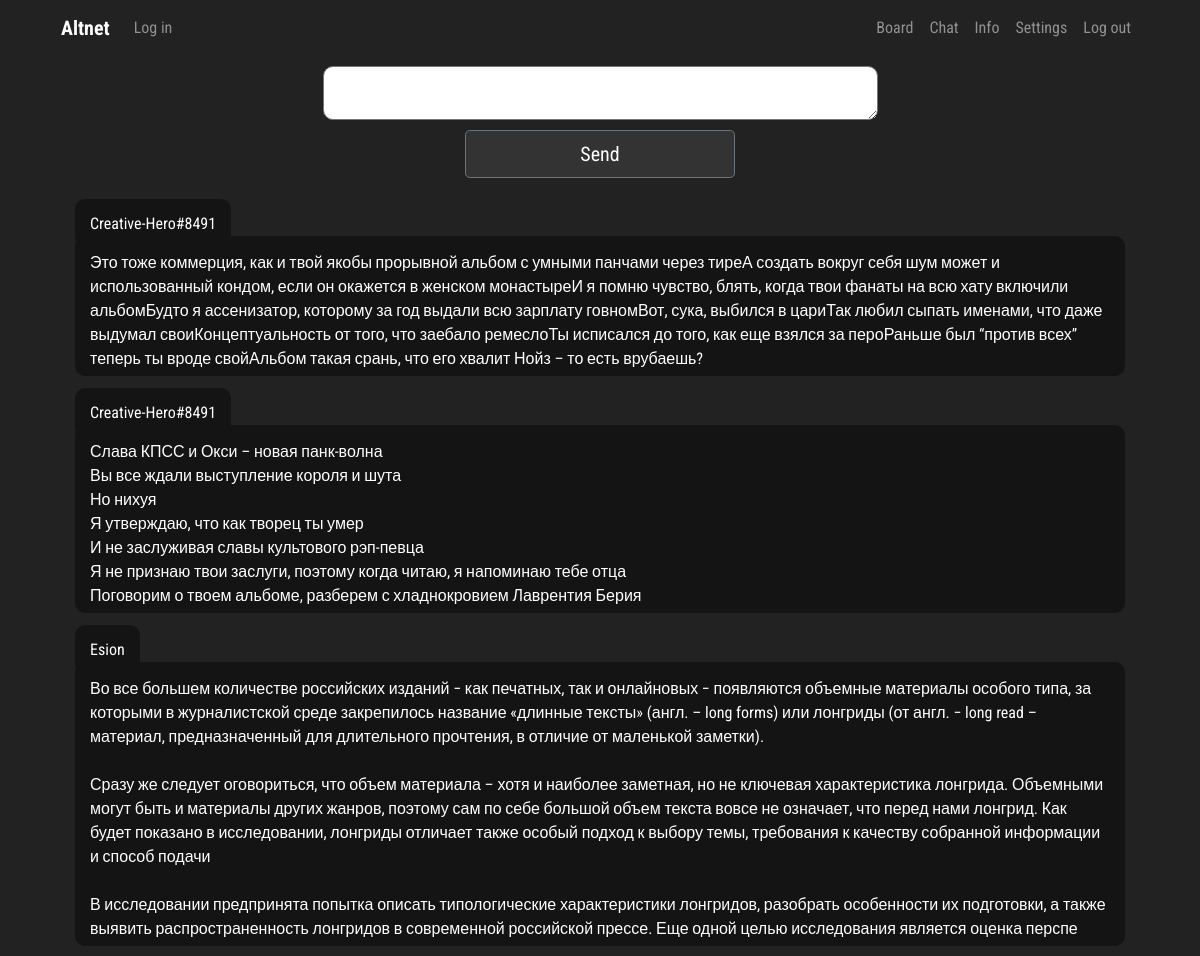
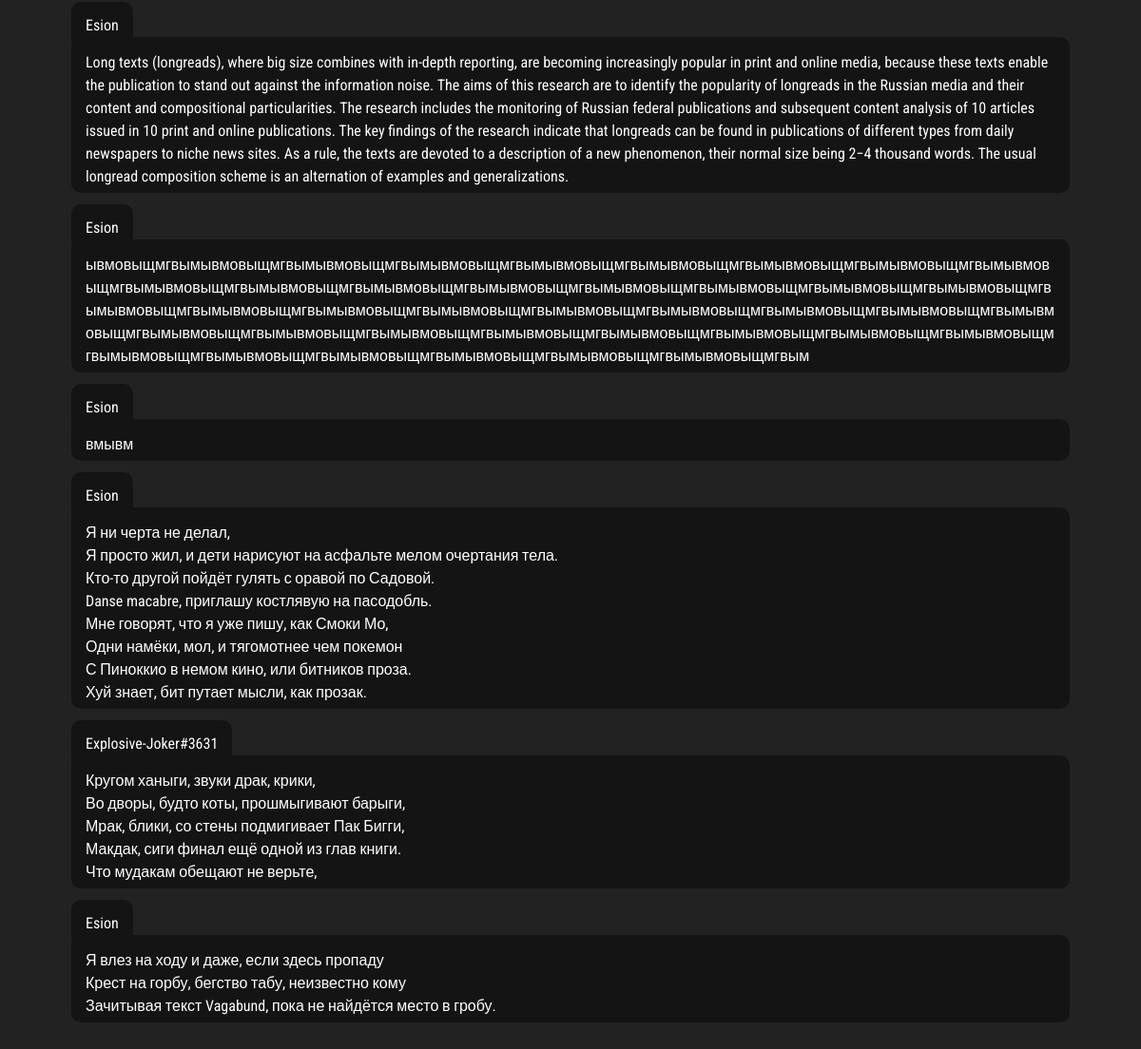
Screenshot of /chat/6/ with the database file from the repository (2 pictures, top to bottom).
### chat/models.py (models this page shows, shortened)
class Message(models.Model):
    message_author = models.CharField('Message author', max_length=150, blank=False, null=False)
    message_room = models.ForeignKey(Room, on_delete=models.CASCADE)
    message_text = models.TextField(blank=False, null=False, max_length=1000)
    message_media = models.ImageField(upload_to=user_chat_directory_path, blank=True, null=True)
    pub_date = models.DateTimeField('Date published', auto_now=True)

### chat/views.py (the view, shortened to what this page needs)
# urls.py: path('<str:room_id>/', views.room, name='room'),
def room(request, room_id):
    chat_form = SendMessage()
    room_info = Room.objects.get(id=room_id)
    try:
        is_banned = Ban.objects.get(username=request.user.username, room=room_info)
        if is_banned:
            raise BadRequest('You are banned')
    except ObjectDoesNotExist:
        pass
    room_visitors = Pool.objects.filter(room_name=room_info)
    template = loader.get_template('room.html')
    if request.user.is_authenticated:
        username = request.user.username
        loc_option = Hikka.objects.get(user=request.user.id).language_code
        authorised = True
    else:
        username = anonymous_validator(request)
        loc_option = 0
        authorised = False
    messages = Message.objects.filter(message_room__id=room_id).order_by('-pub_date')
    short_msg = [i.message_text.strip(':') for i in messages]
    print(short_msg)
    room_name = room_info.name
    context = {
        'visitors': room_visitors,
        'is_hidden': room_info.is_hidden,
        'media_autoplay': room_info.is_autoplay,
        'media_tolerance': room_info.is_media_tolerant,
        'change_language_code_form': EditLangCode(),
        'edit_description_form': EditDescription(),
        'edit_name_form': EditName(),
        'loc': loc_resolver('room'),
        'lang': loc_option,
        'room_name': room_name,
        'messages': messages,
        'chat_form': chat_form,
        'username': username,
        'room_id': room_id,
        'authorised': authorised,
        'room_description': room_info.description,
        'short': short_msg,
    }
    return HttpResponse(template.render(context, request))

### chat/forms.py
class EditLangCode(forms.ModelForm):
    language_code = forms.CharField(label='Edit Language Code', max_length=10)
    class Meta:
        model = Room
        fields = ['language_code',]

class EditDescription(forms.ModelForm):
    description = forms.CharField(label='Room description', max_length=200)
    class Meta:
        model = Room
        fields = ['description',]

### board/templatetags/loc_extra.py (called while the page is built)
@register.filter
def return_item(l, i):
    try:
        return l[i]
    except:
        return None

### board/views.py (called while the page is built)
def random_name():
    noun = ['Apple', 'Grape', 'Hero', 'Nickel', 'Zinc', 'Rock', 'Paper', 'Joker', 'Beat', 'Aug', 'Runner', 'Miracle']
    adjective = ['Shitty', 'Slippy', 'Explosive', 'Luminous', 'Advanced', 'Creative', 'Burning', 'Sweaty', 'Leet',
                 'Apex', 'Funny', 'Raging']
    tag = ['1', '2', '3', '4', '5', '6', '7', '8', '9', '0']
    randomized_tag = choices(tag, k=4)
    return ''.join(adjective[randint(0, len(adjective)-1)]) + '-' + ''.join(noun[randint(0, len(noun)-1)]) + '#' + \
           ''.join(randomized_tag)

def anonymous_validator(request):
    name = random_name()
    if 'Anonymous-Name' in request.session:
        for key, value in request.session.items():
            print('{} => {}'.format(key, value))
        return request.session['Anonymous-Name']
    else:
        request.session['Anonymous-Name'] = name
        for key, value in request.session.items():
            print('{} => {}'.format(key, value))
        return name

### scripts/localisation.py (called while the page is built, shortened)
def loc_resolver(specific):
    load = {}
    if specific == 'home':
        load['me'] = loc.Me
        load['UI'] = loc.UI
        load['errors'] = loc.Errors
        load['headers'] = loc.Headers
    elif specific == 'account':
        load['profile'] = loc.Profile
        load['errors'] = loc.Errors
        load['headers'] = loc.Headers
        load['UI'] = loc.UI
    elif specific == 'room':
        load['UI'] = loc.UI
        load['headers'] = loc.Headers
        load['errors'] = loc.Errors
        load['board_'] = loc.Board
        load['thread'] = loc.Thread
        load['categories'] = loc.Categories
    elif specific == 'info':
        load['UI'] = loc.UI
        load['info'] = loc.Info
    return load

### chat/templates/room.html (shortened to what this page needs)
{% extends 'chat_hat.html' %}
{% block content %}
{% load loc_extra %}
{% load static %}
</head>
<body>
    <div>
<div class="row d-flex justify-content-center">
    <textarea style="width: 50%; border-radius: 10px; margin-top: 10px;" id="chat-message-input" rows="2" name="message_text" type="text" size="100">
    </textarea>
</div>
    <div class="col- d-flex justify-content-center">
    <input class="btn btn-secondary btn-lg btn-block" style="width: 25%; margin-bottom: 10px; margin-top: 10px;" id="chat-message-submit" name="chat-message-submit" type="submit" value="Send">
</div>
</div>
    <br />
  <div class="col-lg-12 col-sm-12 col-md-12">
    <div id="chat-log" class="chat-log" cols="120" rows="20" style="color:#fff; background-color:#222222; border:none">
        {% for message in messages %}
        {% if message.message_author == username %}
        <div class="text-right">
            <span style="background: #333333; padding: 15px; border-radius:10px;">{{ message.message_author }}</span>
        <div style="background: #333333; margin-bottom: 25px; padding: 15px; border-radius: 10px; padding-bottom: 5px;
                    word-wrap: break-word;">
        {{ message.message_text|linebreaksbr }} <br />
        </div></div>
        {% else %}
        <span style="background: #141414; padding: 15px; border-radius:10px;">
            {{ message.message_author }}
        </span>
        <div style="background: #141414; margin-bottom: 25px; padding: 15px; border-radius: 10px; padding-bottom: 5px;
                    word-wrap: break-word;">
        <span style="align: right">{{ message.message_text|linebreaksbr }}</span>
        </div>
        {% endif %}
        {% endfor %}
    </div><br>
</div>
</body>
{% endblock %}

### static/css/master.css (style rules this page uses)
.btn-secondary { background: #333333; background-color: }
body { font-family: 'Roboto Condensed', sans-serif; font-size: initial; }
body { background: #222; color: #bfbfbf; }

### rows the page displays
Message: message_author "Creative-Hero#8491", message_text "Это тоже коммерция, как и твой якобы прорывной альбом с умными панчами через тиреА создать вокруг себя шум может и использованный кондом, если он окажется в женском монастыреИ я помню чувство, блять, когда твои фанаты на всю хату включили альбомБудто я ассенизатор, которому за год выдали всю зарплату говномВот, сука, выбился в цариТак любил сыпать именами, что даже выдумал своиКонцептуальность от того, что заебало ремеслоТы исписался до того, как еще взялся за пероРаньше был “против всех” теперь ты вроде свойАльбом такая срань, что его хвалит Нойз – то есть врубаешь?"
Message: message_author "Creative-Hero#8491", message_text "Слава КПСС и Окси – новая панк-волна Вы все ждали выступление короля и шута Но нихуя Я утверждаю, что как творец ты умер И не заслуживая славы культового рэп-певца Я не признаю твои заслуги, поэтому когда читаю, я напоминаю тебе отца Поговорим о твоем альбоме, разберем с хладнокровием Лаврентия Берия"
Message: message_author "Esion", message_text "Во все большем количестве российских изданий − как печатных, так и онлайновых − появляются объемные материалы особого типа, за которыми в журналистской среде закрепилось название «длинные тексты» (англ. – long forms) или лонгриды (от англ. − long read – материал, предназначенный для длительного прочтения, в отличие от маленькой заметки). Сразу же следует оговориться, что объем материала – хотя и наиболее заметная, но не ключевая характеристика лонгрида. Объемными могут быть и материалы других жанров, поэтому сам по себе большой объем текста вовсе не означает, что перед нами лонгрид. Как будет показано в исследовании, лонгриды отличает также особый подход к выбору темы, требования к качеству…"
Message: message_author "Esion", message_text "Long texts (longreads), where big size combines with in-depth reporting, are becoming increasingly popular in print and online media, because these texts enable the publication to stand out against the information noise. The aims of this research are to identify the popularity of longreads in the Russian media and their content and compositional particularities. The research includes the monitoring of Russian federal publications and subsequent content analysis of 10 articles issued in 10 print and online publications. The key findings of the research indicate that longreads can be found in publications of different types from daily newspapers to niche news sites. As a rule, the texts are…"
Message: message_author "Esion", message_text "ывмовыщмгвымывмовыщмгвымывмовыщмгвымывмовыщмгвымывмовыщмгвымывмовыщмгвымывмовыщмгвымывмовыщмгвымывмовыщмгвымывмовыщмгвымывмовыщмгвымывмовыщмгвымывмовыщмгвымывмовыщмгвымывмовыщмгвымывмовыщмгвымывмовыщмгвымывмовыщмгвымывмовыщмгвымывмовыщмгвымывмовыщмгвымывмовыщмгвымывмовыщмгвымывмовыщмгвымывмовыщмгвымывмовыщмгвымывмовыщмгвымывмовыщмгвымывмовыщмгвымывмовыщмгвымывмовыщмгвымывмовыщмгвымывмовыщмгвымывмовыщмгвымывмовыщмгвымывмовыщмгвымывмовыщмгвымывмовыщмгвымывмовыщмгвымывмовыщмгвым"
Message: message_author "Esion", message_text "вмывм"
Message: message_author "Esion", message_text "Я ни черта не делал, Я просто жил, и дети нарисуют на асфальте мелом очертания тела. Кто-то другой пойдёт гулять с оравой по Садовой. Danse macabre, приглашу костлявую на пасодобль. Мне говорят, что я уже пишу, как Смоки Мо, Одни намёки, мол, и тягомотнее чем покемон С Пиноккио в немом кино, или битников проза. Хуй знает, бит путает мысли, как прозак."
Message: message_author "Explosive-Joker#3631", message_text "Кругом ханыги, звуки драк, крики, Во дворы, будто коты, прошмыгивают барыги, Мрак, блики, со стены подмигивает Пак Бигги, Макдак, сиги финал ещё одной из глав книги. Что мудакам обещают не верьте,"
Message: message_author "Esion", message_text "Я влез на ходу и даже, если здесь пропаду Крест на горбу, бегство табу, неизвестно кому Зачитывая текст Vagabund, пока не найдётся место в гробу."

### other values shown
{{ loc.UI.LOG_IN|return_item:lang }} "Log in"
{{ loc.UI.BOARD|return_item:lang }} "Board"
{{ loc.UI.CHAT|return_item:lang }} "Chat"
{{ loc.UI.INFO|return_item:lang }} "Info"
{{ loc.UI.SETTINGS|return_item:lang }} "Settings"
{{ loc.UI.LOG_OUT|return_item:lang }} "Log out"
